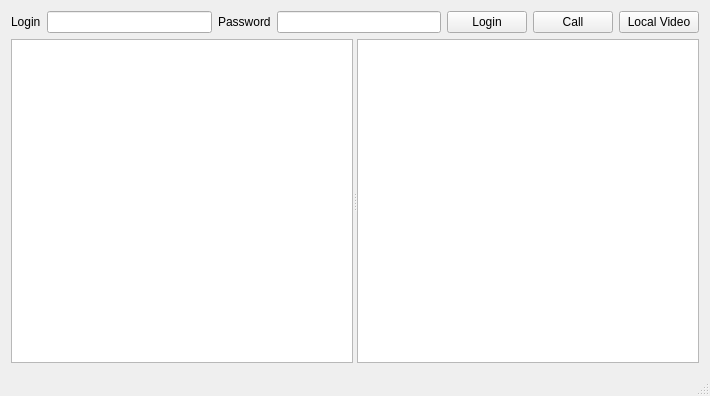
<?xml version="1.0" encoding="UTF-8"?>
<ui version="4.0">
 <class>MainWindow</class>
 <widget class="QMainWindow" name="MainWindow">
  <property name="geometry">
   <rect>
    <x>0</x>
    <y>0</y>
    <width>710</width>
    <height>396</height>
   </rect>
  </property>
  <property name="sizePolicy">
   <sizepolicy hsizetype="Expanding" vsizetype="Preferred">
    <horstretch>0</horstretch>
    <verstretch>0</verstretch>
   </sizepolicy>
  </property>
  <property name="windowTitle">
   <string>SkypeKit Qt Video Demo</string>
  </property>
  <widget class="QWidget" name="centralWidget">
   <layout class="QVBoxLayout" name="verticalLayout">
    <item>
     <layout class="QHBoxLayout" name="horizontalLayout">
      <property name="sizeConstraint">
       <enum>QLayout::SetDefaultConstraint</enum>
      </property>
      <item>
       <widget class="QLabel" name="label">
        <property name="text">
         <string>Login</string>
        </property>
       </widget>
      </item>
      <item>
       <widget class="QLineEdit" name="loginEdit"/>
      </item>
      <item>
       <widget class="QLabel" name="label_2">
        <property name="text">
         <string>Password</string>
        </property>
       </widget>
      </item>
      <item>
       <widget class="QLineEdit" name="passwordEdit">
        <property name="echoMode">
         <enum>QLineEdit::Password</enum>
        </property>
       </widget>
      </item>
      <item>
       <widget class="QPushButton" name="loginButton">
        <property name="text">
         <string>Login</string>
        </property>
       </widget>
      </item>
      <item>
       <widget class="QPushButton" name="callButton">
        <property name="text">
         <string>Call</string>
        </property>
       </widget>
      </item>
      <item>
       <widget class="QPushButton" name="previewButton">
        <property name="text">
         <string>Local Video</string>
        </property>
       </widget>
      </item>
     </layout>
    </item>
    <item>
     <widget class="QSplitter" name="splitter">
      <property name="sizePolicy">
       <sizepolicy hsizetype="Expanding" vsizetype="Expanding">
        <horstretch>0</horstretch>
        <verstretch>0</verstretch>
       </sizepolicy>
      </property>
      <property name="orientation">
       <enum>Qt::Horizontal</enum>
      </property>
      <widget class="QListWidget" name="contactList"/>
      <widget class="QTextEdit" name="eventLog"/>
     </widget>
    </item>
   </layout>
  </widget>
  <widget class="QStatusBar" name="statusBar"/>
 </widget>
 <layoutdefault spacing="6" margin="11"/>
 <resources/>
 <connections/>
</ui>
